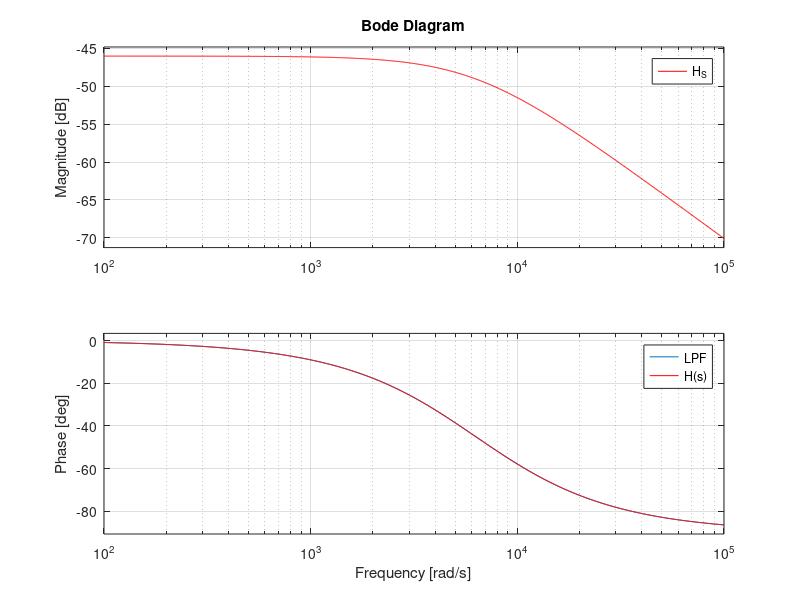

The MATLAB script that drew this image:
% Azaz Hassan Khan
% Task_4
close all
clear all
clc
RH = 995e3; % Sum of high-side resistances = 990kOhm
RL = 5e3;   % Low-side resistance = 10 kOhm=
Co = 32e-9; % Output filter Cap = 20nF
s = tf('s'); % Defining the Laplace parameter "s"
Gain = RL/(RL + RH); % DC Gain of the Filter
Rp = (RL*RH)/(RL + RH); % RL in parallel with RH
LPF = 1/(1 + s*Rp*Co); % Low-Pass Filter Transfer Function
H_S = (Gain*LPF) % LPF with Gain
figure
bode(LPF) % Bode Plot for LPF
hold on
bode(H_S,'r') % Bode Plot for LPF with Gain
grid on
legend('LPF','H(s)')